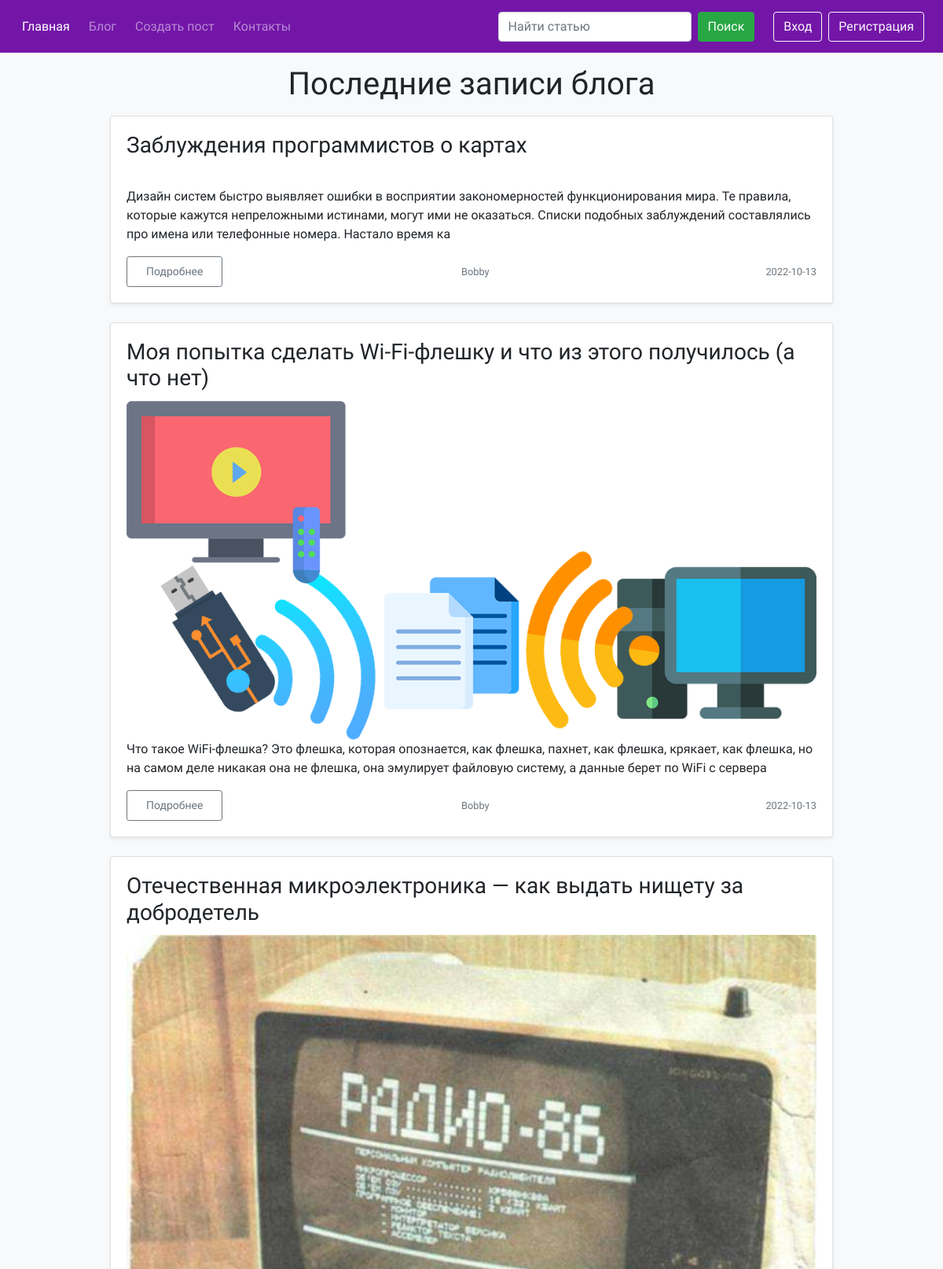
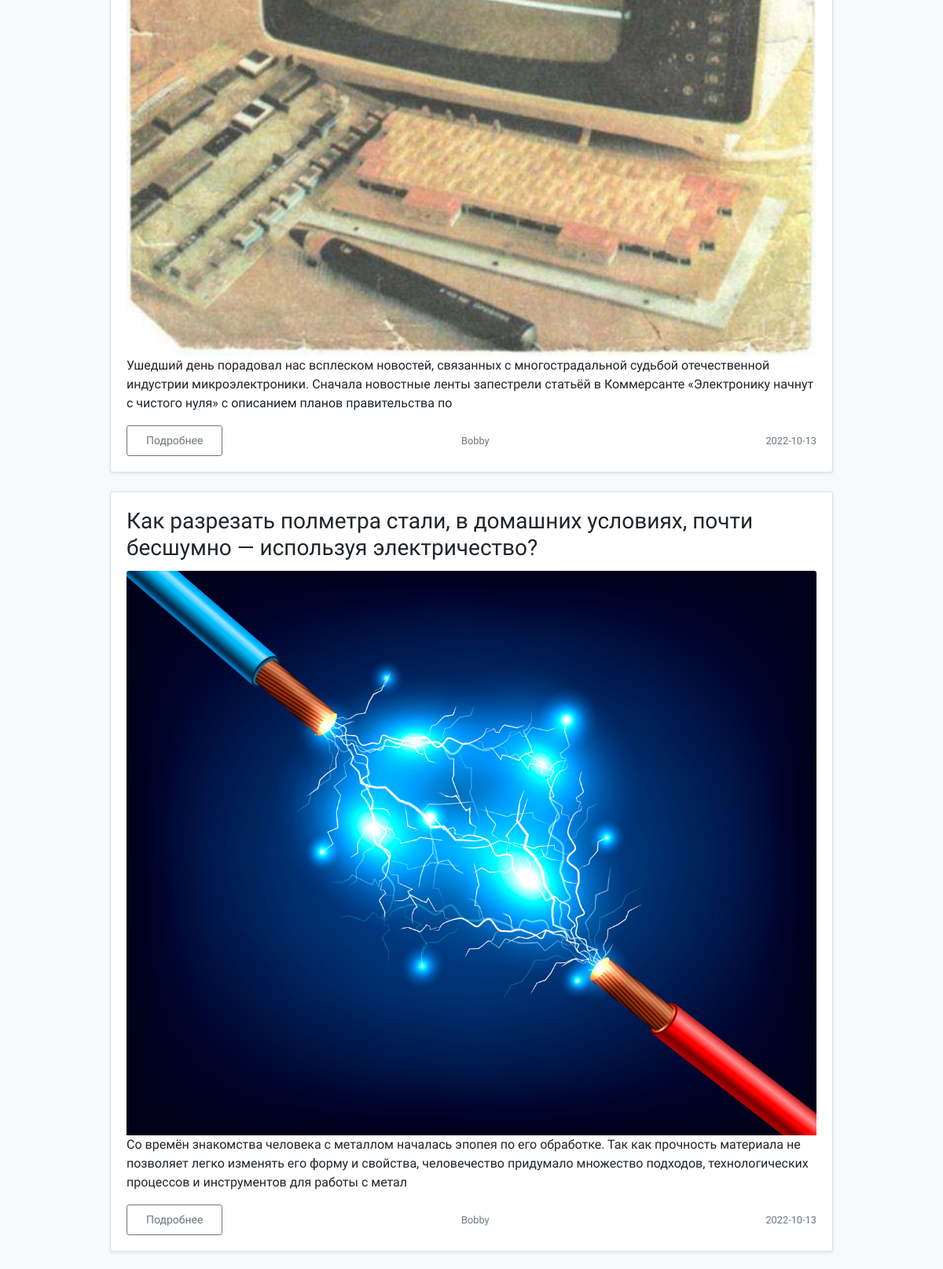
Screenshot of /blog/ (upper part) with the database file from the repository (2 pictures, top to bottom).
### blog/models.py (models this page shows, shortened)
class PostModel(db.Model):
    id = db.Column(db.Integer, primary_key=True)
    title = db.Column(db.String(100), nullable=False)
    image = db.Column(db.String(255), nullable=True)
    description = db.Column(db.String(255), nullable=False)
    text = db.Column(db.Text, nullable=False)
    author = db.Column(db.Integer, db.ForeignKey("user_model.id", ondelete="CASCADE"))
    created_data = db.Column(
        db.DateTime, default=datetime.now(timezone("Europe/Minsk"))
    )

### authentication/models.py (models this page shows, shortened)
class UserModel(db.Model, UserMixin):
    id = db.Column(db.Integer, primary_key=True)
    username = db.Column(db.String(255), nullable=False, unique=True)
    email = db.Column(db.String(255), nullable=False, unique=True)
    password = db.Column(db.String(255), nullable=False)
    role = db.Column(db.String(255), default="user")
    registration_data = db.Column(db.DateTime, default=datetime.utcnow)
    posts = db.relationship("PostModel", backref="post_author", lazy=True)

### blog/blog.py (the view)
@blog.route("/", methods=["GET", "POST"])
@logger.catch
def blog_view():
    page = request.args.get("page")
    if page and page.isdigit():
        page = int(page)
    else:
        page = 1
    return render_template(
        "blog/blog_page.html",
        title="Блог",
        posts_for_page=get_all_posts_from_post_model_on_page(page=page),
    )

### app.py (called while the page is built)
@app.after_request
def redirect_to_signin(response):
    if response.status_code == 401:
        flash(
            "Пожалуйста войдите в свой аккаунт или зарегистрируйтесь, чтобы попасть в данный раздел.",
            "success",
        )
        return redirect(url_for("authentication.sign_in_view", next_page=request.url))
    return response

### blog/services.py (called while the page is built)
@logger.catch
def get_all_posts_from_post_model_on_page(page: int):
    return PostModel.query.order_by(PostModel.id.desc()).paginate(page=page, per_page=5)

### templates/blog/blog_page.html (shortened to what this page needs)
{% extends 'base.html' %}
{% block content_app %}
    <div class="container">
        <h1 class="my-3 text-center">Последние записи блога</h1>
        <div class="row">
            {% if posts_for_page %}
                {% for post in posts_for_page.items %}
                    <div class="col-md-1"></div>
                    <div class="col-md-10">
                        <div class="card mb-4 shadow-sm">
                            <div class="card-body">
                                <h3 class="card-title">{{ post.title }}</h3>
                                <img src="{{ url_for("static", filename="media/img/") }}{{ post.image }}" alt=""
                                     class="card-img-top">
                                <p class="card-text">{{ post.description| safe | truncate(1000) }}</p>
                                <div class="d-flex justify-content-between align-items-center">
                                    <div class="btn-group">
                                        <a href="{{ url_for("blog.post_page_view", post_id=post.id) }}"
                                           class="btn px-4 py-2 btn-sm btn-outline-secondary">Подробнее</a>
                                    </div>
                                    <small class="text-muted pr-5">{{ post.post_author.username }}</small>
                                    <small class="text-muted">{{ post.created_data.date() }}</small>
                                </div>
                            </div>
                        </div>
                    </div>
                    <div class="col-md-1"></div>
                {% endfor %}
            {% else %}
                <h2 class="container my-5 text-center">Увы, статей нет :(</h2>
            {% endif %}
        </div>
    </div>
{% endblock %}

### static/css/style.css (style rules this page uses)
* { font-family: 'Source Sans Pro', sans-serif; }
a { text-decoration: none; }

### rows the page displays
PostModel: title "Заблуждения программистов о картах", description "Дизайн систем быстро выявляет ошибки в восприятии закономерностей функционирования мира. Те правила, которые кажутся непреложными истинами, могут ими не оказаться. Списки подобных заблуждений составлялись про имена или телефонные номера. Настало время ка", post_author.username "Bobby", created_data "2022-10-13"
PostModel: title "Моя попытка сделать Wi-Fi-флешку и что из этого получилось (а что нет)", image (picture), description "Что такое WiFi-флешка? Это флешка, которая опознается, как флешка, пахнет, как флешка, крякает, как флешка, но на самом деле никакая она не флешка, она эмулирует файловую систему, а данные берет по WiFi с сервера", post_author.username "Bobby", created_data "2022-10-13"
PostModel: title "Отечественная микроэлектроника — как выдать нищету за добродетель", image (picture), description "Ушедший день порадовал нас всплеском новостей, связанных с многострадальной судьбой отечественной индустрии микроэлектроники. Сначала новостные ленты запестрели статьёй в Коммерсанте «Электронику начнут с чистого нуля» с описанием планов правительства по", post_author.username "Bobby", created_data "2022-10-13"
PostModel: title "Как разрезать полметра стали, в домашних условиях, почти бесшумно — используя электричество?", image (picture), description "Со времён знакомства человека с металлом началась эпопея по его обработке. Так как прочность материала не позволяет легко изменять его форму и свойства, человечество придумало множество подходов, технологических процессов и инструментов для работы с метал", post_author.username "Bobby", created_data "2022-10-13"
